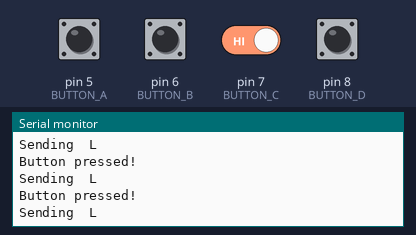
A sketch run on a simulated Arduino Uno, built with avr-gcc and run on an emulated ATmega328P. Parts: the last lines printed to the serial monitor. Inputs (shaded band) come from the test bench; at power-on: pin 5 (BUTTON_A), pin 6 (BUTTON_B), pin 7 (BUTTON_C), pin 8 (BUTTON_D) HIGH. No radio packets arrive unless stated.

Above: at 1.2 s.
1.3 s: pin 8 (BUTTON_D) pulled LOW for 0.15 s
At 1.43 s:
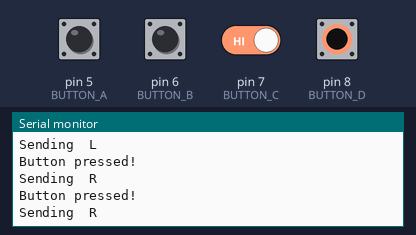
2.9 s: pin 7 (BUTTON_C) driven LOW and pin 8 (BUTTON_D) driven LOW
At 2.95 s:
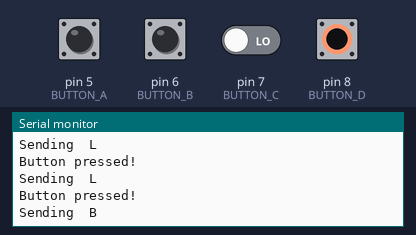
4.5 s: pin 6 (BUTTON_B) pulled LOW for 0.15 s
At 4.53 s:
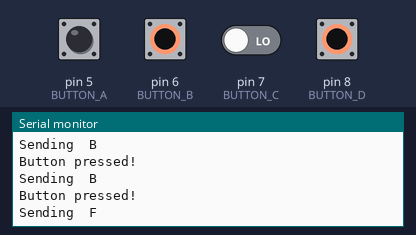

Measured:
- after the input at 1.3 s, the serial monitor: prints a new line after 0.06 s (image 1)
- after the input at 2.9 s, the serial monitor: prints a new line at once (image 2)
- after the input at 4.5 s, the serial monitor: prints a new line at once (image 3)

The sketch:

Remote_control_car_v1.ino
```cpp
#include <RH_RF69.h>

#define RF69_FREQ 915.0

#define RFM69_RST 2
#define RFM69_INT 3
#define RFM69_CS 4
#define BUTTON_A 5
#define BUTTON_B 6
#define BUTTON_C 7
#define BUTTON_D 8

RH_RF69 rf69(RFM69_CS, RFM69_INT);

int16_t packetnum = 0;

void setup() {
  Serial.begin(115200);


  pinMode(BUTTON_A, INPUT_PULLUP);
  pinMode(BUTTON_B, INPUT_PULLUP);
  pinMode(BUTTON_C, INPUT_PULLUP);
  pinMode(BUTTON_D, INPUT_PULLUP);

  pinMode(RFM69_RST, OUTPUT);
  digitalWrite(RFM69_RST, LOW);

  digitalWrite(RFM69_RST, HIGH);
  delay(10);
  digitalWrite(RFM69_RST, LOW);
  delay(10);

  if (!rf69.init()) {
    Serial.println("RFM69 radio init failed");
    while (1)
      ;
  }
  Serial.println("RFM69 radio init OK!");
  if (!rf69.setFrequency(RF69_FREQ)) {
    Serial.println("setFrequency failed");
  }

  rf69.setTxPower(20, true);

  uint8_t key[] = { 0x01, 0x02, 0x03, 0x04, 0x05, 0x06, 0x07, 0x08,
                    0x01, 0x02, 0x03, 0x04, 0x05, 0x06, 0x07, 0x08 };
  rf69.setEncryptionKey(key);

  Serial.print("RFM69 radio @");
  Serial.print((int)RF69_FREQ);
  Serial.println(" MHz");
}

void loop() {

  int F = digitalRead(5);
  int B = digitalRead(6);
  int CW = digitalRead(7);
  int CCW = digitalRead(8);

  if ((F == 1) or (B == 1) or (CW == 1) or (CCW == 1)) {
    Serial.println("Button pressed!");

    char radiopacket[20] = "  ";
    if (F == 1) radiopacket[1] = 'F';
    if (B == 1) radiopacket[1] = 'B';
    if (CW == 1) radiopacket[1] = 'R';
    if (CCW == 1) radiopacket[1] = 'L';

    Serial.print("Sending ");
    Serial.println(radiopacket);

    rf69.send((uint8_t *)radiopacket, strlen(radiopacket));
    rf69.waitPacketSent();

  } else {

    char radiopacket[20] = "  ";
    radiopacket[1] = 'X';

    rf69.send((uint8_t *)radiopacket, strlen(radiopacket));
    rf69.waitPacketSent();
  }
}
```
